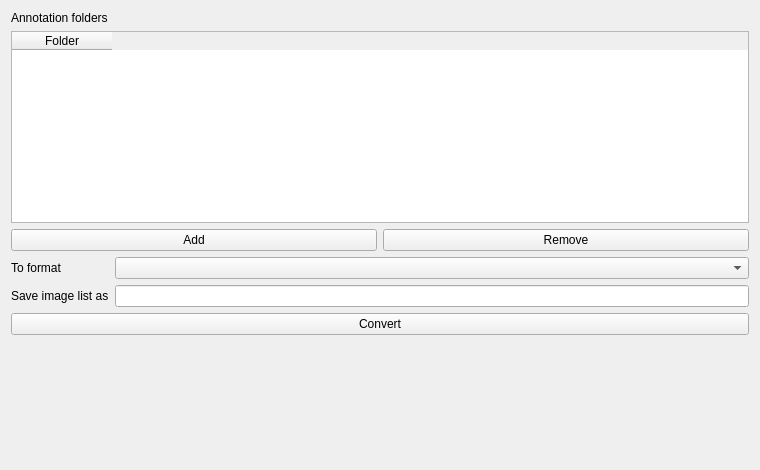
<?xml version="1.0" encoding="UTF-8"?>
<ui version="4.0">
 <class>convert_label_img_labels</class>
 <widget class="QWidget" name="convert_label_img_labels">
  <property name="geometry">
   <rect>
    <x>0</x>
    <y>0</y>
    <width>760</width>
    <height>470</height>
   </rect>
  </property>
  <property name="windowTitle">
   <string>Form</string>
  </property>
  <layout class="QVBoxLayout" name="verticalLayout">
   <item>
    <widget class="QLabel" name="label">
     <property name="text">
      <string>Annotation folders</string>
     </property>
    </widget>
   </item>
   <item>
    <widget class="QTableWidget" name="tableWidget">
     <column>
      <property name="text">
       <string>Folder</string>
      </property>
     </column>
    </widget>
   </item>
   <item>
    <layout class="QHBoxLayout" name="horizontalLayout">
     <item>
      <widget class="QPushButton" name="pushButtonAdd">
       <property name="text">
        <string>Add</string>
       </property>
      </widget>
     </item>
     <item>
      <widget class="QPushButton" name="pushButtonRemove">
       <property name="text">
        <string>Remove</string>
       </property>
      </widget>
     </item>
    </layout>
   </item>
   <item>
    <layout class="QGridLayout" name="gridLayout">
     <item row="0" column="0">
      <widget class="QLabel" name="label_3">
       <property name="sizePolicy">
        <sizepolicy hsizetype="Maximum" vsizetype="Preferred">
         <horstretch>0</horstretch>
         <verstretch>0</verstretch>
        </sizepolicy>
       </property>
       <property name="text">
        <string>To format</string>
       </property>
      </widget>
     </item>
     <item row="0" column="1">
      <widget class="QComboBox" name="comboBoxToFormat"/>
     </item>
     <item row="1" column="0">
      <widget class="QLabel" name="label_2">
       <property name="text">
        <string>Save image list as</string>
       </property>
      </widget>
     </item>
     <item row="1" column="1">
      <widget class="QLineEdit" name="lineEditSaveImgListAs"/>
     </item>
    </layout>
   </item>
   <item>
    <widget class="QPushButton" name="pushButtonConvert">
     <property name="text">
      <string>Convert</string>
     </property>
    </widget>
   </item>
   <item>
    <spacer name="verticalSpacer">
     <property name="orientation">
      <enum>Qt::Vertical</enum>
     </property>
     <property name="sizeHint" stdset="0">
      <size>
       <width>20</width>
       <height>118</height>
      </size>
     </property>
    </spacer>
   </item>
  </layout>
 </widget>
 <resources/>
 <connections/>
</ui>
